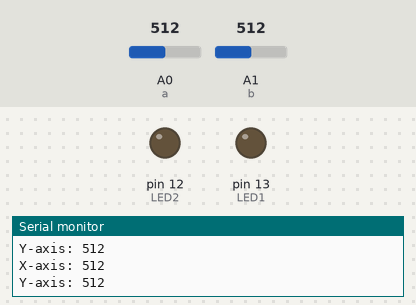
The sketch below on a simulated Arduino Uno, built with avr-gcc and run on an emulated ATmega328P. Parts: output pins drawn as LEDs (lit = HIGH), the last lines printed to the serial monitor. The inputs (shaded band) are chosen by the test bench; at power-on: A0 (a) = 512, A1 (b) = 512.

Above: at 1.2 s.
1.3 s: A0 (a) set to 489
At 1.6 s:
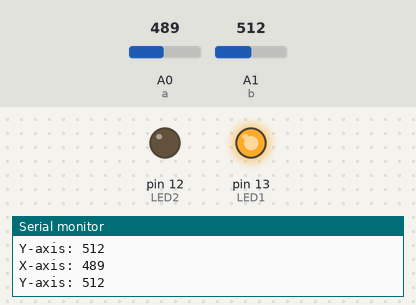
2.8 s: A0 (a) set to 510
At 3.1 s:
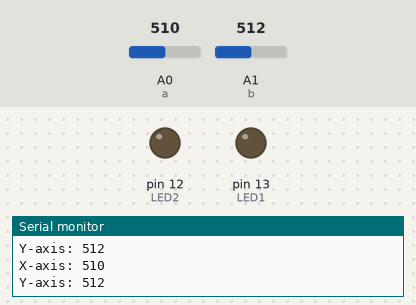
4.3 s: A1 (b) set to 492
At 4.6 s:
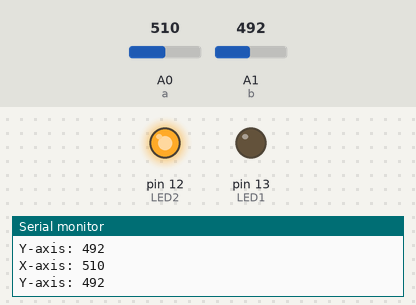
5.8 s: A1 (b) set to 510
At 6.1 s:
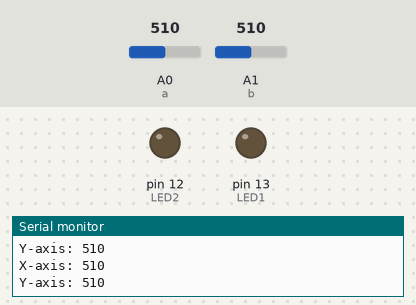
Timing chart, 0 to 8.3 s (numbered marks = the images above; inputs shaded):
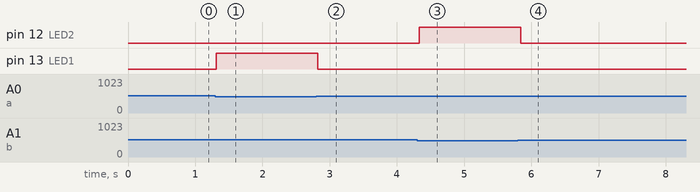

The sketch:

Joy_Stick.ino
```cpp
// Define the analog input pins for the joystick
int a = A0;  // Joystick X-axis
int b = A1;  // Joystick Y-axis

// Define the output pins for LEDs
int LED1 = 13;  // LED connected to pin 13
int LED2 = 12;  // LED connected to pin 12

void setup() {
  // Initialize serial communication for debugging
  Serial.begin(9600);

  // Set joystick input pins and LED output pins
  pinMode(a, INPUT);
  pinMode(b, INPUT);
  pinMode(LED1, OUTPUT);
  pinMode(LED2, OUTPUT);
}

void loop() {
  // Read analog values from the joystick axes
  int x = analogRead(a);  // Read X-axis value
  int y = analogRead(b);  // Read Y-axis value

  // Print the analog values for debugging
  Serial.print("X-axis: ");
  Serial.println(x);
  Serial.print("Y-axis: ");
  Serial.println(y);

  // Determine LED control based on joystick position
  if ((x >= 0 && x <= 500) || (x >= 600 && x <= 1024)) {
    // X-axis range for LED1 control
    digitalWrite(LED1, HIGH);  // Turn on LED1
    digitalWrite(LED2, LOW);   // Turn off LED2
  } else if ((y >= 0 && y <= 500) || (y >= 600 && y <= 1024)) {
    // Y-axis range for LED2 control
    digitalWrite(LED2, HIGH);  // Turn on LED2
    digitalWrite(LED1, LOW);   // Turn off LED1
  } else {
    // Joystick in neutral position
    digitalWrite(LED2, LOW);   // Turn off LED2
    digitalWrite(LED1, LOW);   // Turn off LED1
  }

  delay(100);  // Delay for stability and to reduce rapid readings
}
```

Measured:
- the behaviour switches between 501 and 500 on A0 (a) (found by bisection; images 0 and 1)
- the behaviour switches between 501 and 500 on A1 (b) (found by bisection; images 2 and 3)
- after the input at 1.3 s, pin 13 (LED1): LOW → HIGH at once
- after the input at 2.8 s, pin 13 (LED1): HIGH → LOW at once
- after the input at 4.3 s, pin 12 (LED2): LOW → HIGH at once
- after the input at 5.8 s, pin 12 (LED2): HIGH → LOW at once
